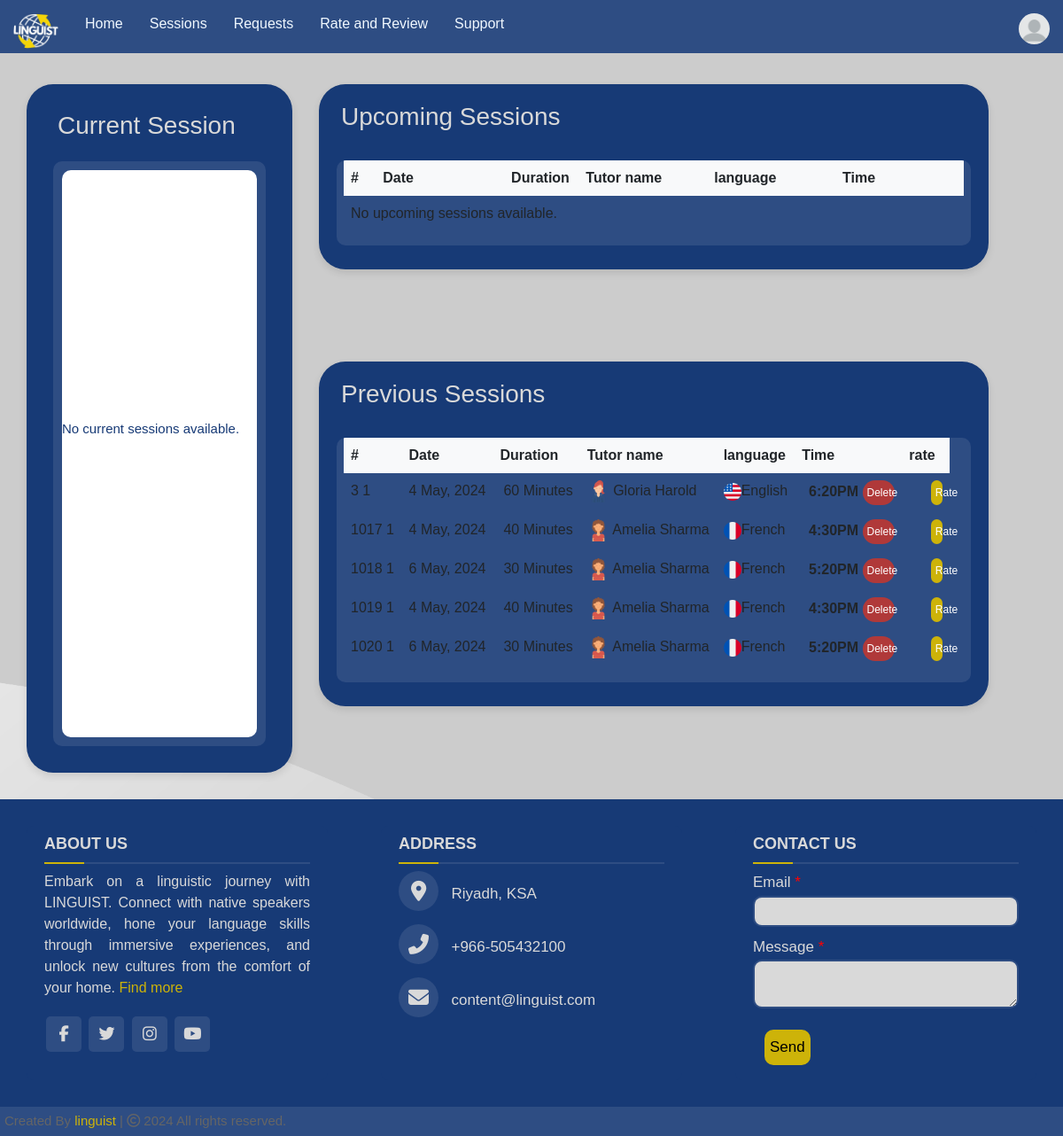
Page /php/SESSionLearner.php (signed in) on the committed database.
### tables this page shows
CREATE TABLE `learner` (
  `email` varchar(255) NOT NULL,
  `image` varchar(255) DEFAULT '''prolile.png''',
  `Firstname` varchar(110) NOT NULL,
  `Lastname` varchar(120) NOT NULL,
  `password` varchar(225) NOT NULL,
  `city` varchar(50) DEFAULT NULL,
  `location` varchar(110) DEFAULT NULL,
  `ID` int(11) NOT NULL,
  `reset_token` varchar(200) DEFAULT NULL
);

CREATE TABLE `session` (
  `T_id` int(11) NOT NULL,
  `L_id` int(11) NOT NULL,
  `ID` int(10) NOT NULL,
  `language` varchar(120) NOT NULL,
  `Date` date NOT NULL,
  `Time` time(6) NOT NULL,
  `Duration` int(10) NOT NULL,
  `Status` varchar(60) NOT NULL,
  `level` varchar(60) NOT NULL,
  `Price` double DEFAULT NULL
);

CREATE TABLE `tutor` (
  `ID` int(11) NOT NULL,
  `Email` varchar(255) NOT NULL,
  `image` varchar(255) DEFAULT NULL,
  `Firstname` varchar(70) NOT NULL,
  `Lastname` varchar(70) NOT NULL,
  `age` varchar(10) NOT NULL,
  `gender` varchar(20) NOT NULL,
  `password` varchar(40) NOT NULL,
  `PhoneNumber` varchar(10) DEFAULT NULL,
  `city` varchar(100) DEFAULT NULL,
  `bio` varchar(900) DEFAULT NULL,
  `experience` varchar(800) DEFAULT NULL,
  `eduction` varchar(800) DEFAULT NULL,
  `reset_token` varchar(200) DEFAULT NULL,
  `Price` double DEFAULT NULL
);

### php/SESSionLearner.php (the view, shortened to what this page needs)
<?php
include 'connection.php';
if (!isset($_SESSION['user_id'])) {
  header("Location:login.php");
  exit();
} else {
  $user_id = $_SESSION['user_id'];
  $sql = "SELECT image FROM learner WHERE ID = $user_id";
  $result = mysqli_query($conn, $sql);
  if ($result && mysqli_num_rows($result) > 0) {
      $row = mysqli_fetch_assoc($result);
      $image = $row['image'];
  } else {
      $image = "default.png";
  }
}
?>
<!DOCTYPE html>
<html>
<head>
  <link rel="stylesheet" type="text/css" href="../css/SessionLearner.css" />
  <link rel="stylesheet" href="../css/footer.css" />
  <link rel="stylesheet" type="text/css" href="../css/sidebar-tutor.css" />
  <link rel="stylesheet" href="https://cdnjs.cloudflare.com/ajax/libs/font-awesome/5.15.3/css/all.min.css" />
  <link rel="stylesheet" href="../header_folder/headerPartner.css" />
  <link href="https://cdn.jsdelivr.net/npm/bootstrap@5.0.2/dist/css/bootstrap.min.css" rel="stylesheet" />
  <link rel="stylesheet" href="../css/footer.css" />
  <link rel="stylesheet" href="../css/Support.css" />
  <link rel="stylesheet" href="https://cdnjs.cloudflare.com/ajax/libs/font-awesome/5.15.3/css/all.min.css" />
</head>
<body>
  <header id="header">
    <div id="header-div">
      <nav class="fixed-top" id="main-nav">
        <ul id="ul1">
          <li><img src="../images/linguistBlueAndWhite.jpg" alt="LINGUIST logo" id="logo-img"></li>
          <li class="list1-item"><a href="HomePageLearner.php" class="list1-item">Home</a></li>
          <li class="list1-item"><a href="SESSionLearner.php">Sessions</a></li>
          <li class="list1-item"><a href="learnerRequest2.php">Requests</a></li>
          <li class="list1-item"><a href="RateAndReview.php">Rate and Review</a></li>
          <li class="list1-item"><a href="Supports.php">Support</a></li>
        </ul>
        <ul id="ul2">
          <li id="acnt li">
          <nav id="account-nav"><img src="../images/<?php echo $image; ?>" id="account-img">
            </nav>
          </li>
        </ul>
      </nav>
    </div>
  </header>
  <?php
  include 'connection.php';
  function getFlagImage($language)
  {
    $languageFlags = array(
      "French" => "france.png",
      "German" => "germanyy.png",
      "English" => "united-states.png",
      "Arabic" => "flag.png"
    );
    if (array_key_exists($language, $languageFlags)) {
      return "../images/". $languageFlags[$language];
    } else {
      return "../images/default-flag.png";
    }
  }
  $sql_current = "SELECT s.*, t.Firstname, t.Lastname, t.image
    FROM session s
    JOIN tutor t ON s.T_id = t.ID
    WHERE s.L_id = $user_id AND s.Date = CURDATE()
      AND TIME(DATE_ADD(CONCAT(s.Date, ' ', s.Time), INTERVAL s.Duration MINUTE)) >= CURTIME()
      AND s.Time <= CURTIME()";
  $current_sessions = mysqli_query($conn, $sql_current);
  $sql_upcoming = "SELECT s.*, t.Firstname, t.Lastname, t.image
    FROM session s
    JOIN tutor t ON s.T_id = t.ID
    WHERE s.L_id = $user_id AND s.Date > CURDATE()
      OR (s.Date = CURDATE() AND s.Time > CURTIME())";
  $upcoming_sessions = mysqli_query($conn, $sql_upcoming);
  $sql_previous = "SELECT s.*, t.Firstname, t.Lastname, t.image
    FROM session s
    JOIN tutor t ON s.T_id = t.ID
    WHERE (s.Date < CURDATE()
      OR (s.Date = CURDATE() AND
       TIME(DATE_ADD(CONCAT(s.Date, ' ', s.Time), INTERVAL s.Duration MINUTE)) < CURTIME())) AND s.L_id = $user_id";
  $previous_sessions = mysqli_query($conn, $sql_previous);
  ?>
  <section class="center">
    <section class="current-sessions-container">
      <section class="current-sessions">
        <h3 id="current-session-title">Current Session</h3>
        <section class="Today-sessions">
          <div class="current-sessions-card">
            <?php if (mysqli_num_rows($current_sessions) > 0) { ?>
              <?php while ($row = mysqli_fetch_assoc($current_sessions)) { ?>
                <div class="carousel-cell">
                  <img class="current-session-img" src="../images/<?php echo $row['image']; ?>" alt="current-session" />
                  <div class="card-inner">
                    <h5><strong><?php echo $row['Firstname'] . ' ' . $row['Lastname']; ?></strong></h5>
                    <section class="incard-elements-sessions">
                      <p class="language"><?php echo $row['language']; ?></p>
                      <p class="duration"><?php echo $row['Duration']; ?> Minutes</p>
                    </section>
                    <a class="enter-btn-current" href="#">Join</a>
                  </div>
                </div>
              <?php } ?>
            <?php } else { ?>
              <p class="msg-nosession">No current sessions available.</p>
            <?php } ?>
          </div>
        </section>
      </section>
    </section>
    <section class="session-Bigcontainer">
      <section class="new-requests-container">
        <h3>Upcoming Sessions</h3>
        <br />
        <section class="requests">
          <section class="container px-2">
            <div class="table-responsive">
              <table class="table table-responsive table-borderless">
                <tbody>
                  <thead>
                    <tr class="bg-light">
                      <th scope="col" width="5%">#</th>
                      <th scope="col" width="20%">Date</th>
                      <th scope="col" width="10%">Duration</th>
                      <th scope="col" width="20%">Tutor name</th>
                      <th scope="col" width="20%">language</th>
                      <th scope="col" width="20%">
                        <span>Time</span>
                      </th>
                    </tr>
                  </thead>
                  <?php if (mysqli_num_rows($upcoming_sessions) > 0) { ?>
                    <?php while ($row = mysqli_fetch_assoc($upcoming_sessions)) { ?>
                      <tr>
                        <td><?php echo $row['ID']; ?></td>
                        <td><?php echo date('j M, Y', strtotime($row['Date'])); ?></td>
                        <td><span class="ms-1"><?php echo $row['Duration']; ?> Minutes</span></td>
                        <td>
                          <img src="../images/<?php echo $row['image']; ?>" width="25" alt="Tutor" />
                          <?php echo $row['Firstname'] . ' ' . $row['Lastname']; ?>
                        </td>
                        <td><img src="<?php echo getFlagImage($row['language']); ?>" width="20" alt="Language" /><?php echo $row['language']; ?></td>
                        <td class="text-end">
                          <span class="fw-bolder"><?php echo date('g:iA', strtotime($row['Time'])); ?></span>
                          <button class="cancel-btn" onclick="cancelSession(<?php echo $row['ID']; ?>);">Cancel</button>
                        </td>
                      </tr>
                    <?php } ?>
                  <?php } else { ?>
                    <tr>
                      <td colspan="6">No upcoming sessions available.</td>
                    </tr>
                  <?php } ?>
                </tbody>
              </table>
            </div>
          </section>
        </section>
      </section>
<section class="new2-requests-container">
        <h3>Previous Sessions</h3>
        <br />
        <section class="requests">
          <section class="container px-2">
            <div class="table-responsive">
              <table class="table table-responsive table-borderless">
                <tbody>
                  <thead>
                    <tr class="bg-light">
                      <th scope="col" width="10%">#</th>
                      <th scope="col" width="10%">Date</th>
                      <th scope="col" width="10%">Duration</th>
                      <th scope="col" width="10%">Tutor name</th>
                      <th scope="col" width="10%">language</th>
                      <th scope="col" width="10%">Time</th>
                      <th scope="col" width="10%">rate</th>
                    </tr>
                  </thead>
                  <?php if (mysqli_num_rows($previous_sessions) > 0) { ?>
                    <?php while ($row = mysqli_fetch_assoc($previous_sessions)) { ?>
                      <tr>
                        <td><?php echo $row['ID']; ?> <?php echo $row['L_id']; ?></td>
                        <td><?php echo date('j M, Y', strtotime($row['Date'])); ?></td>
                        <td><span class="ms-1"><?php echo $row['Duration']; ?> Minutes</span></td>
                        <td>
                          <img src="../images/<?php echo $row['image']; ?>" width="25" alt="Tutor" />
                          <?php echo $row['Firstname'] . ' ' . $row['Lastname']; ?>
                        </td>
                        <td><img src="<?php echo getFlagImage($row['language']); ?>" width="20" alt="Language" /><?php echo $row['language']; ?></td>
                        <td class="text-end">
                          <span class="fw-bolder"><?php echo date('g:iA', strtotime($row['Time'])); ?></span>
                          <button class="cancel-btn" onclick="deleteSession(<?php echo $row['ID']; ?>);">Delete</button>
                        </td>
                        <td class="text-end">
                        <form action="RateAndReview.php" method="post">
                                <div  ><button class="ing-btn" id="rateBtn">Rate</button onclick="openRatePage()"></div></div>
                            </form>
                        </td>
                        <td class="text-end">
                          <span class="fw-bolder">
                      </tr>
                    <?php } ?>
                  <?php } else { ?>
                    <tr>
                      <td colspan="6">No previous sessions available.</td>
                    </tr>
                  <?php } ?>
          </section>
        </section>
      </section>
    </section>
  </section>
  <footer>
    <div class="main-content">
      <div class="left box">
        <h2>About us</h2>
        <div class="content">
          <p>
            Embark on a linguistic journey with LINGUIST. Connect with native
            speakers worldwide, hone your language skills through immersive
            experiences, and unlock new cultures from the comfort of your
            home.
            <a class="find-more" href="About_us_pageMain.html">Find more</a>
          </p>
          <div class="social">
            <a href="#"><span class="fab fa-facebook-f"></span></a>
            <a href="#"><span class="fab fa-twitter"></span></a>
            <a href="#"><span class="fab fa-instagram"></span></a>
            <a href="#"><span class="fab fa-youtube"></span></a>
          </div>
        </div>
      </div>
      <div class="center box">
        <h2>Address</h2>
        <div class="content">
          <div class="place">
            <span class="fas fa-map-marker-alt"></span>
            <span class="text">Riyadh, KSA</span>
          </div>
          <div class="phone">
            <span class="fas fa-phone-alt"></span>
            <span class="text">+966-505432100</span>
          </div>
          <div class="email">
            <span class="fas fa-envelope"></span>
            <span class="text"><a href="mailto:content@linguist.com"></a>
              content@linguist.com</span>
          </div>
        </div>
      </div>
      <div class="right box">
        <h2>Contact us</h2>
        <div class="content">
          <form action="#" method="post">
            <div class="email">
              <div class="text">Email <span class="required">*</span></div>
              <input type="email" required />
            </div>
            <div class="msg">
              <div class="text">Message <span class="required">*</span></div>
              <textarea rows="2" cols="25" required></textarea>
            </div>
            <div class="btn">
              <button type="submit" style="width: 51.71px">Send</button>
            </div>
          </form>
        </div>
      </div>
    </div>
    <div class="bottom">
      <section>
        <span class="credit">Created By <a href="main.html">linguist</a> |
        </span>
        <span class="far fa-copyright"></span><span> 2024 All rights reserved.</span>
      </section>
    </div>
  </footer>
</body>
</html>

### rows in the picture
learner: image (placeholder picture)
session: ID "3", L "1", Date "4 May, 2024", Duration "60", T.image (picture), T.Firstname "Gloria", T.Lastname "Harold", shows a picture, language "English", Time "6:20PM"
session: ID "1017", L "1", Date "4 May, 2024", Duration "40", T.image (picture), T.Firstname "Amelia", T.Lastname "Sharma", language "French", Time "4:30PM"
session: ID "1018", L "1", Date "6 May, 2024", Duration "30", T.image (picture), T.Firstname "Amelia", T.Lastname "Sharma", language "French", Time "5:20PM"
session: ID "1019", L "1", Date "4 May, 2024", Duration "40", T.image (picture), T.Firstname "Amelia", T.Lastname "Sharma", language "French", Time "4:30PM"
session: ID "1020", L "1", Date "6 May, 2024", Duration "30", T.image (picture), T.Firstname "Amelia", T.Lastname "Sharma", language "French", Time "5:20PM"
